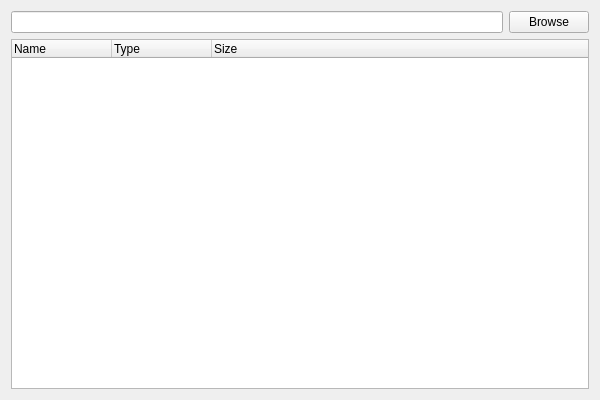
<?xml version="1.0" encoding="UTF-8"?>
<ui version="4.0">
 <class>FileExplorer</class>
 <widget class="QWidget" name="FileExplorer">
  <property name="geometry">
   <rect>
    <x>0</x>
    <y>0</y>
    <width>600</width>
    <height>400</height>
   </rect>
  </property>
  <property name="windowTitle">
   <string>PyQt5 File Explorer</string>
  </property>
  <layout class="QVBoxLayout" name="verticalLayout">
   
   <!-- Path input and browse button -->
   <item>
    <layout class="QHBoxLayout" name="pathLayout">
     <item>
      <widget class="QLineEdit" name="linePath"/>
     </item>
     <item>
      <widget class="QPushButton" name="btnBrowse">
       <property name="text">
        <string>Browse</string>
       </property>
      </widget>
     </item>
    </layout>
   </item>

   <!-- File/folder list -->
   <item>
    <widget class="QTreeWidget" name="treeFiles">
     <property name="columnCount">
      <number>3</number>
     </property>
     <column>
      <property name="text">
       <string>Name</string>
      </property>
     </column>
     <column>
      <property name="text">
       <string>Type</string>
      </property>
     </column>
     <column>
      <property name="text">
       <string>Size</string>
      </property>
     </column>
    </widget>
   </item>

  </layout>
 </widget>
 <resources/>
 <connections/>
</ui>
